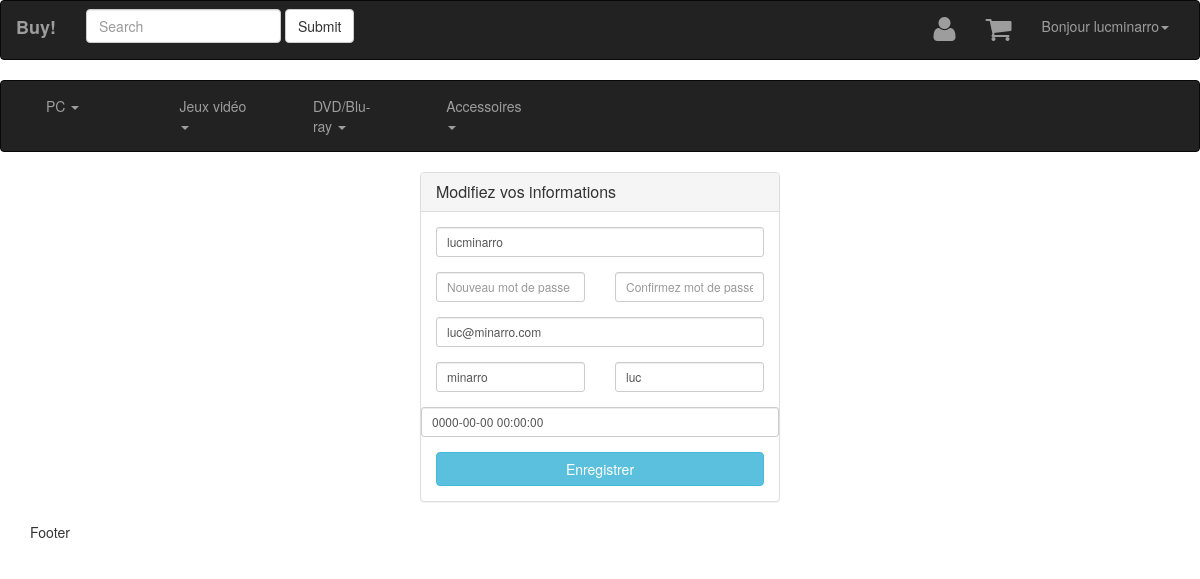
The page /index.php?page=edit_profil&id=8 (signed in) on the database its author committed.
### tables this page shows
CREATE TABLE IF NOT EXISTS `user` (
  `id` int(11) NOT NULL AUTO_INCREMENT,
  `login` varchar(16) NOT NULL,
  `password` varchar(512) NOT NULL,
  `status` int(11) NOT NULL,
  `email` varchar(32) NOT NULL,
  `name` varchar(32) NOT NULL,
  `surname` varchar(32) NOT NULL,
  `date_birth` datetime NOT NULL,
  `date_register` timestamp NOT NULL DEFAULT CURRENT_TIMESTAMP ON UPDATE CURRENT_TIMESTAMP,
  PRIMARY KEY (`id`)
);

### index.php (called while the page is built, shortened)
<?php
	$db = new PDO("mysql:host=192.168.1.7;dbname=ecommerce", 'root', 'troiswa');
	if ( isset($_SESSION['id']) )
	{
		$userManager = new UserManager($db);
		$currentUser = $userManager->getCurrent();
	}
	else
	{
		$_SESSION['visiteur'] = true;
	}
	require('apps/skel.php');
?>

### models/UserManager.class.php (called while the page is built, shortened)
<?php
class UserManager
{
	private $db;
	public function __construct($db)
	{
		$this->db = $db;
	}
	public function getCurrent()
	{
		if (isset($_SESSION['id']))
		{
			$query = "SELECT * FROM user WHERE id='".$_SESSION['id']."'";
			$res = $this->db->query($query);
			if ($res)
			{
				$user = $res->fetchObject("User");
				if ($user)
				{
					return $user;
				}
				else
				{
					return false;
				}
			}
			else
			{
				return false;
			}
		}
		else
		{
			return false;
		}
	}
}
?>

### models/User.class.php (called while the page is built, shortened)
<?php
class User
{
	private $login;
	private $email;
	private $name;
	private $surname;
	private $date_birth;
	public function getLogin()
	{
		return $this->login;
	}
	public function getEmail()
	{
		return $this->email;
	}
	public function getName()
	{
		return $this->name;
	}
	public function getSurname()
	{
		return $this->surname;
	}
	public function getDateBirth()
	{
		return $this->date_birth;
	}
}
 ?>

### apps/content.php (called while the page is built)
<?php
	require ('views/content.phtml');
?>

### views/edit_profil.phtml (the view)
<div class="row centered-form">
    <div class="col-xs-12 col-sm-8 col-md-4 col-sm-offset-2 col-md-offset-4">
    	<div class="panel panel-default">
    		<div class="panel-heading">
		    		<h3 class="panel-title">Modifiez vos informations</h3>
		 			</div>
		 			<div class="panel-body">
		    		<form action="?page=edit_profil" role="form" method="post">
		    			<div class="form-group">
    						<input type="text" name="login" id="login" class="form-control input-sm" value='<?=htmlentities($currentUser->getLogin())?>'>
    					</div>
						<div class="row">
		    				<div class="col-xs-6 col-sm-6 col-md-6">
		    					<div class="form-group">
		    						<input type="password" name="password1" id="password" class="form-control input-sm" placeholder="Nouveau mot de passe">
		    					</div>
		    				</div>
		    				<div class="col-xs-6 col-sm-6 col-md-6">
		    					<div class="form-group">
		    						<input type="password" name="password2" id="password_confirmation" class="form-control input-sm" placeholder="Confirmez mot de passe">
		    					</div>
		    				</div>
		    			</div>
		    			<div class="form-group">
		    				<input type="email" name="email" id="email" class="form-control input-sm" value='<?=htmlentities($currentUser->getEmail())?>'>
		    			</div>
		    			<div class="row">
		    				<div class="col-xs-6 col-sm-6 col-md-6">
		    					<div class="form-group">
		                			<input type="text" name="name" id="name" class="form-control input-sm" value='<?=htmlentities($currentUser->getName())?>'>
		    					</div>
		    				</div>
		    				<div class="col-xs-6 col-sm-6 col-md-6">
		    					<div class="form-group">
		                			<input type="text" name="surname" id="surname" class="form-control input-sm" value='<?=htmlentities($currentUser->getSurname())?>'>
		    					</div>
		    				</div>
		    			</div>
		    			<div class="row">
		    				<div class="form-group">
	                			<input type="text" name="date_birth" id="date_birth" class="form-control input-sm" value='<?=htmlentities($currentUser->getDateBirth())?>'>
	    					</div>
	    				</div>
		    			<input type="submit" value="Enregistrer" class="btn btn-info btn-block">
		    		</form>
		    	</div>
    		</div>
		</div>
	</div>

### views/header_in.phtml (shortened to what this page needs)
<nav class="navbar navbar-inverse">
  <div class="container-fluid">
    <div class="navbar-header">
      <a class="navbar-brand" href="?page=home"><strong>Buy!</strong></a>
    </div>
    <div class="collapse navbar-collapse" id="bs-example-navbar-collapse-1">
      <form class="navbar-form navbar-left" role="search">
        <div class="form-group">
          <input type="text" class="form-control" placeholder="Search">
        </div>
        <button type="submit" class="btn btn-default">Submit</button>
      </form>
      <ul class="nav navbar-nav navbar-right">
        <li>
          <a href="?page=profil&amp;id=<?=$_SESSION['id']?>" class="user" title="Profil"><i class="fa fa-user fa-2x"></i></a>
        </li>
        <li>
          <a href="?page=basket&amp;id=<?=$_SESSION['id']?>" class="user" title="Panier"><i class="fa fa-shopping-cart fa-2x"></i></a>
        </li>
       <li class="dropdown">
          <a href="#" class="dropdown-toggle" data-toggle="dropdown" role="button" aria-haspopup="true" aria-expanded="false">Bonjour <span class="login"><?=htmlentities($currentUser->getLogin()); ?></span><span class="caret"></span></a>
        </li>
      </ul>
    </div>
  </div>
</nav>
<nav class="navbar nav-category navbar-inverse">
  <div class="container-fluid sub-container">
    <ul class="nav navbar-nav navbar-category">
      <li class="dropdown col-md-3 col-sm-3 col-xs-12">
        <a href="?page=category&amp;id=1" class="dropdown-toggle" data-toggle="dropdown" role="button" aria-haspopup="true" aria-expanded="false">PC <span class="caret"></span></a>
      </li>
      <li class="dropdown col-md-3 col-sm-3 col-xs-12">
        <a href="?page=category&amp;id=2" class="dropdown-toggle" data-toggle="dropdown" role="button" aria-haspopup="true" aria-expanded="false">Jeux vidéo <span class="caret"></span></a>
      </li>
      <li class="dropdown col-md-3 col-sm-3 col-xs-12">
        <a href="?page=category&amp;id=3" class="dropdown-toggle" data-toggle="dropdown" role="button" aria-haspopup="true" aria-expanded="false">DVD/Blu-ray <span class="caret"></span></a>
      </li>
      <li class="dropdown col-md-3 col-sm-3 col-xs-12">
        <a href="?page=category&amp;id=4" class="dropdown-toggle" data-toggle="dropdown" role="button" aria-haspopup="true" aria-expanded="false">Accessoires <span class="caret"></span></a>
      </li>
    </ul>
  </div>
</nav>

### rows shown on the page
user: login "lucminarro", email "luc@minarro.com", name "minarro", surname "luc", date_birth "0000-00-00 00:00:00"
